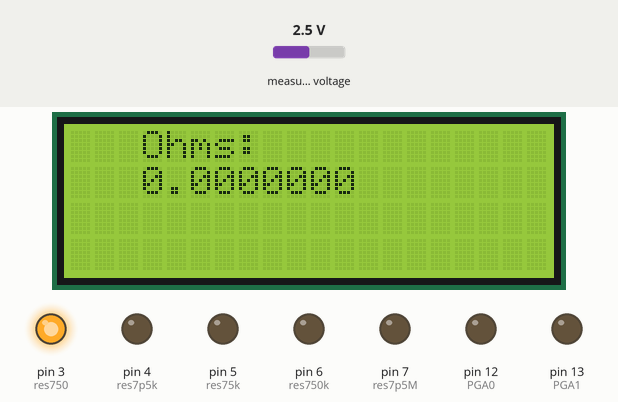
Simulated run of this sketch. Board: Arduino Uno, built with avr-gcc and run on an emulated ATmega328P. Parts: 20×4 character LCD, output pins drawn as LEDs (lit = HIGH). Inputs (shaded band) come from the test bench; at power-on: measured voltage 2.5 V.

Above: at 0.4 s.
Timing chart, 0 to 1.9 s (numbered marks = the images above):
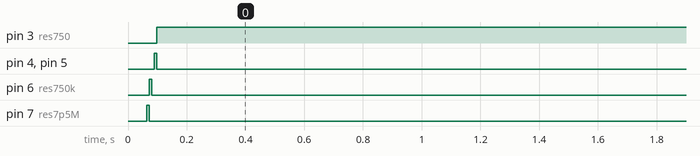

Measured:
- by itself, pin 3 (res750): LOW → HIGH at 0.10 s
- by itself, pin 4 (res7p5k): LOW → HIGH at 0.09 s, → LOW 0.01 s later
- by itself, pin 5 (res75k): LOW → HIGH at 0.08 s, → LOW 0.01 s later
- by itself, pin 6 (res750k): LOW → HIGH at 0.07 s, → LOW 0.01 s later
- by itself, pin 7 (res7p5M): HIGH → LOW at 0.07 s

The sketch:

ohmmeter.ino
```cpp
/*************************************
Ohmmeter Project Code
Code by Danny Kha and Max Kelton
***************/

#include <Wire.h>
#include <LiquidCrystal_I2C.h>
LiquidCrystal_I2C lcd(0x27, 20, 4);
#include <Adafruit_ADS1X15.h>
Adafruit_ADS1115 ads;

volatile double resistorRes; // unknown resistor
volatile double currCurrent; // current current that the current circuit is set to

const double openCircuit = 1300000;
const int noBat = -1;
const int displayRate = 300; // Setting display rate
volatile double rangeLow;
volatile double rangeHigh;
volatile int lastSample; // value of the last sample
volatile int lastDisplay; // value of the last time dispalyed
volatile int currRange;

int res750 = 3; // current 1 (0.01 A) range 1
int res7p5k = 4; // current 2 (0.001 A) range 2
int res75k = 5; // current 3 (0.0001 A) range 3
int res750k = 6; // current 4 (0.00001 A) range 4
int res7p5M = 7; // current 5 (0.000001 A) range 5
int PGA0 = 12; // for setting gain of PGA
int PGA1 = 13; // for setting gain of PGA

// setup method
void setup(void)
{
  lcd.init();
  lcd.backlight();
  Serial.begin(9600);
  ads.begin(0x48);

  if (!ads.begin()) {
    lcd.setCursor(5, 0);
    lcd.print("NO ADC");
  }

  // Setting out the pins
  pinMode(res750, OUTPUT);
  pinMode(res7p5k, OUTPUT);
  pinMode(res75k, OUTPUT);
  pinMode(res750k, OUTPUT);
  pinMode(res7p5M, OUTPUT);
  pinMode(PGA0, OUTPUT);
  pinMode(PGA1, OUTPUT);

  // Gain setters
  digitalWrite(PGA0, LOW);
  digitalWrite(PGA1, LOW);
  ads.setGain(GAIN_TWO);

  currRange = 5; // initially set to the lowest current setting
  currentSwitch(currRange);
  lastSample = 0;
  lastDisplay = 0;
}

// main loop
void loop(void)
{
  int currTime = millis();
    lastSample = currTime;
    measureAndCalc();
    if (resistorRes < rangeLow) {  // if the resistor is found to be lower then go down
      if (currRange > 1)
      {
        currRange--;
        currentSwitch(currRange);
      }
    }
    else if (resistorRes > rangeHigh) { // if the resistor is found to be higher then go up
      if (currRange < 5) {
        currRange++;
        currentSwitch(currRange);
      }
    }
  if ((currTime - lastDisplay) >= displayRate) // display timing
  {
    lastDisplay = currTime;
    displayMeasurement();
  }
}

// display the measurements
void displayMeasurement() {
  lcd.clear();
  lcd.setCursor(0,0);
  if (resistorRes > openCircuit)
  {
    lcd.setCursor(7,0);
    lcd.print("OL");
  }
  else
   {
    lcd.print("   Ohms:   ");
    lcd.setCursor(3,1);
     if (resistorRes >= 500000) {
      resistorRes *= 1.013;
    }
    lcd.print(resistorRes,7);
  }
}

// measuring the voltage and then calculating resistor result value
void measureAndCalc()
{
  int16_t readADC;
  double voltageReading;
  readADC = ads.readADC_SingleEnded(0);
  voltageReading = ads.computeVolts(readADC); // find the voltage!!
  resistorRes = voltageReading / currCurrent; // calculate the resistance
}

// switching the current
void currentSwitch(int rangeVal)
{
  switch(rangeVal) {
    case 1:
      current1();
      break;
    case 2:
      current2();
      break;
    case 3:
      current3();
      break;
    case 4:
      current4();
      break;
    case 5:
      current5();
      break;
  }
}

// current 1, range 1, at 750 ohm, 0.01 A
void current1()
{
  digitalWrite(res750, HIGH);
  digitalWrite(res7p5k, LOW);
  digitalWrite(res75k, LOW);
  digitalWrite(res750k, LOW);
  digitalWrite(res7p5M, LOW);
  rangeLow = 1;
  rangeHigh = 130;
  currCurrent = 0.01;
}

// current 2, range 2, at 7.5k ohm, 0.001 A
void current2()
{
  digitalWrite(res750, LOW);
  digitalWrite(res7p5k, HIGH);
  digitalWrite(res75k, LOW);
  digitalWrite(res750k, LOW);
  digitalWrite(res7p5M, LOW);
  rangeLow = 130;
  rangeHigh = 1300;
  currCurrent = 0.001;
}

// current 3, range 3, at 75k ohm, 0.0001 A
void current3()
{
  digitalWrite(res750, LOW);
  digitalWrite(res7p5k, LOW);
  digitalWrite(res75k, HIGH);
  digitalWrite(res750k, LOW);
  digitalWrite(res7p5M, LOW);
  rangeLow = 1300;
  rangeHigh = 13000;
  currCurrent = 0.0001;
}

// current 4, range 4, at 750k ohm, 0.00001 A
void current4()
{
  digitalWrite(res750, LOW);
  digitalWrite(res7p5k, LOW);
  digitalWrite(res75k, LOW);
  digitalWrite(res750k, HIGH);
  digitalWrite(res7p5M, LOW);
  rangeLow = 13000;
  rangeHigh = 130000;
  currCurrent = 0.00001;
}

// current 5, range 5, at 7.5M ohm, 0.000001 A
void current5()
{
  digitalWrite(res750, LOW);
  digitalWrite(res7p5k, LOW);
  digitalWrite(res75k, LOW);
  digitalWrite(res750k, LOW);
  digitalWrite(res7p5M, HIGH);
  rangeLow = 130000;
  rangeHigh = 1300000;
  currCurrent = 0.000001;
}
```
